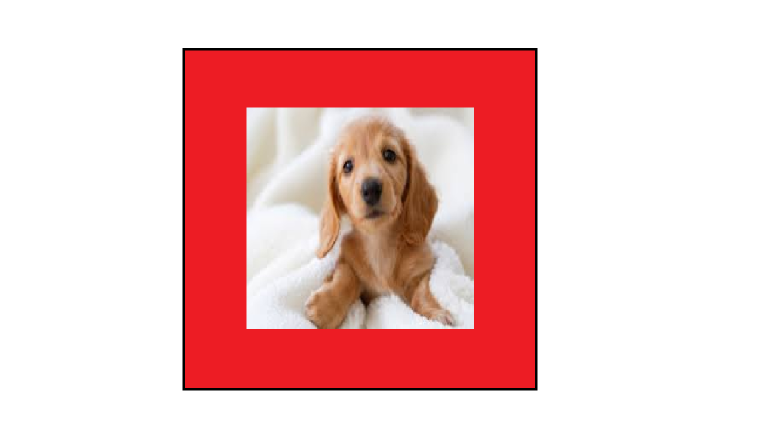
#> input picture 발표자료/test.png, 1536 x 864 px, given in place of the camera (shown at 1/2 size)
$ python findContours.py
#> lines starting #> are read from the running program, lines starting #| are printed output that depends on the picture; after the words box and inside, x2 and y2 are one past the last pixel; in counts of white or black regions, pixels touching at a corner belong together
import cv2
import numpy as np

def inv_contour(image,mask,x,y,w,h):
    inv_mask=mask[y:y+h,x:x+w]^0xFF
    inv_mask=inv_mask/255
    inv_mask=inv_mask.astype('uint8')
    contours, hierarchy = cv2.findContours(inv_mask, cv2.RETR_LIST, cv2.CHAIN_APPROX_SIMPLE)
    mm=0
    maxarea=0
    for i,cnt in zip(range(0,len(contours)), contours):
        if maxarea<cv2.contourArea(cnt):
            maxarea=cv2.contourArea(cnt)
            mm=i
    c0=contours[mm]

    #epsilon = 0.02 * cv2.arcLength(c0, True)#근사
    #approx = cv2.approxPolyDP(c0, epsilon, True)#근사

    X_,Y_,W_,H_=cv2.boundingRect(c0)
    return image[y+Y_:y+Y_+H_,x+X_:x+X_+W_,:]


cap=cv2.VideoCapture(-1)
while(cap.isOpened()):
    ret,frame=cap.read()
#> frame is the input picture: shape (864, 1536, 3); mean B, G, R 194.1, 194.5, 240
    frame= cv2.resize(frame,(205*2,154*2))
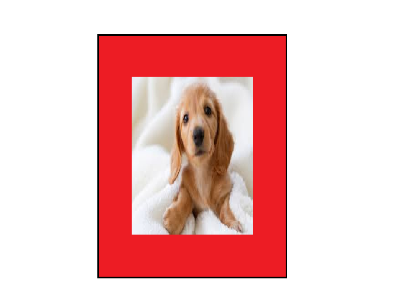
#> frame: shape (308, 410, 3); mean B, G, R 193.9, 194.3, 240
    frame=cv2.flip(frame,0)
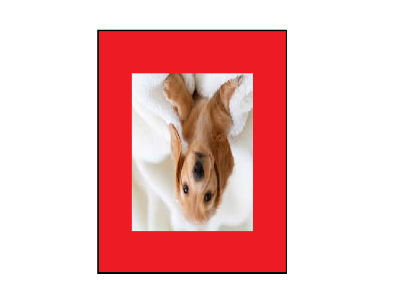
#> frame: shape (308, 410, 3); mean B, G, R 193.9, 194.3, 240
    RGB_frame=cv2.cvtColor(frame,cv2.COLOR_BGR2RGB)
    ####RGB파일로 변환####
    hsv=cv2.cvtColor(frame,cv2.COLOR_BGR2HSV)
#> hsv: shape (308, 410, 3); mean H, S, V 43.8, 55, 240.2
    red_mask_2=cv2.inRange(hsv,(170,100,80),(180,255,255))
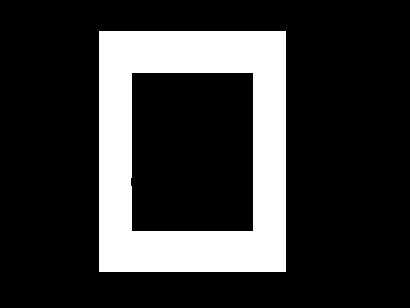
#> red_mask_2: shape (308, 410); 20.5% white; 1 white region, box (x1, y1, x2, y2) and area: (99, 31, 286, 272) 25941
    ####빨간색필터거치기##
    bin_mask=red_mask_2/255
    bin_mask=bin_mask.astype('uint8')#contour를 찾기위해서는 소스이미지가 단일 채널의 8비트 이여야한다!!!!
#> bin_mask: shape (308, 410); values 0 (black) and 1 (white), 20.5% white; 1 white region
    ####이진화############
    RGB_frame_copy=RGB_frame.copy()
    contours, hierarchy = cv2.findContours(bin_mask, cv2.RETR_LIST, cv2.CHAIN_APPROX_SIMPLE)##컨투어 찾기
#> contours = 2 contours; box (x1, y1, x2, y2) and area: (99, 31, 286, 272) 44640, (130, 72, 254, 232) 19404
    cv2.drawContours(RGB_frame_copy, contours, -1, (0,255,0), 3)
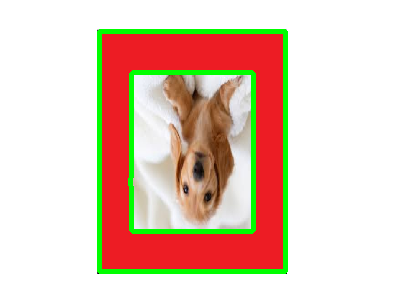
#> RGB_frame_copy: shape (308, 410, 3); mean R, G, B 229.4, 204.8, 189.9
    mm=0
    maxarea=0
    for i,cnt in zip(range(0,len(contours)), contours):
        if maxarea<cv2.contourArea(cnt):
            maxarea=cv2.contourArea(cnt)
            mm=i
#> this loop made 2 passes
#> (cnt, maxarea, mm) on pass 2: ([[99, 31], [99, 271], [285, 271], [285, 31]], 44640, 1)
#> (maxarea, mm) on pass 1: (19404, 0)
#> after the loop, maxarea = 44640; mm = 1
    ####가장큰컨투어찾기##
    c0=contours[mm]
#> c0 = [[99, 31], [99, 271], [285, 271], [285, 31]]
    x0, y0 = zip(*np.squeeze(c0))
#> x0 = (99, 99, 285, 285); y0 = (31, 271, 271, 31)
    x, y, w, h = cv2.boundingRect(c0)
#> x = 99; y = 31; w = 187; h = 241
    ####컨투어박스치기####
    target_image=0
    target_image=inv_contour(frame,red_mask_2,x,y,w,h)
#> in inv_contour, `inv_mask=mask[y:y+h,x:x+w]^0xFF`:
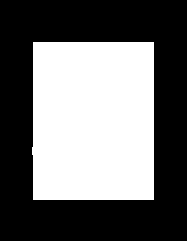
#> inv_mask: shape (241, 187); 42.4% white; 1 white region, box (x1, y1, x2, y2) and area: (32, 42, 154, 200) 19126
#> in inv_contour, `contours, hierarchy = cv2.findContours(inv_mask, cv2.RETR_LIST, cv2.CH..`: contours = 1 item
#> the loop in inv_contour, `for i,cnt in zip(range(0,len(contours)), contours):` made 1 pass
#> (maxarea, mm) on pass 1: (18848, 0)
#> after the loop in inv_contour, `for i,cnt in zip(range(0,len(contours)), contours):`: maxarea = 18848; mm = 0
#> in inv_contour, `c0=contours[mm]`: c0 = [[33, 42], [33, 146], [32, 147], [32, 154], [33, 155], [33, 199], [153, 199], [153, 42]]
#> in inv_contour, `X_,Y_,W_,H_=cv2.boundingRect(c0)`: X_ = 32; Y_ = 42; W_ = 122; H_ = 158
#> in inv_contour, `return image[y+Y_:y+Y_+H_,x+X_:x+X_+W_,:]`:
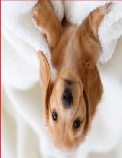
#> returned value: shape (158, 122, 3); mean of channels 0, 1, 2 164.5, 177.9, 198.4; drawn as B, G, R

    ####강아지만 자르기###
    result_image=frame[y:y+h,x:x+w,:]
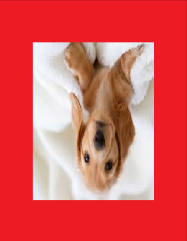
#> result_image: shape (241, 187, 3); mean B, G, R 91, 92.1, 220.3
    BGR_frame=cv2.cvtColor(RGB_frame_copy,cv2.COLOR_RGB2BGR)
    if(ret):
        cv2.imshow('image',frame)
        cv2.imshow('contours',BGR_frame)
        cv2.imshow('cutimage',result_image)
        cv2.imshow('result',target_image)
        k=cv2.waitKey(1)&0xFF
#> (key Esc is pressed here)
        if(k==27):
            break
cap.release()
cv2.destroyAllWindows()
####그리기############
